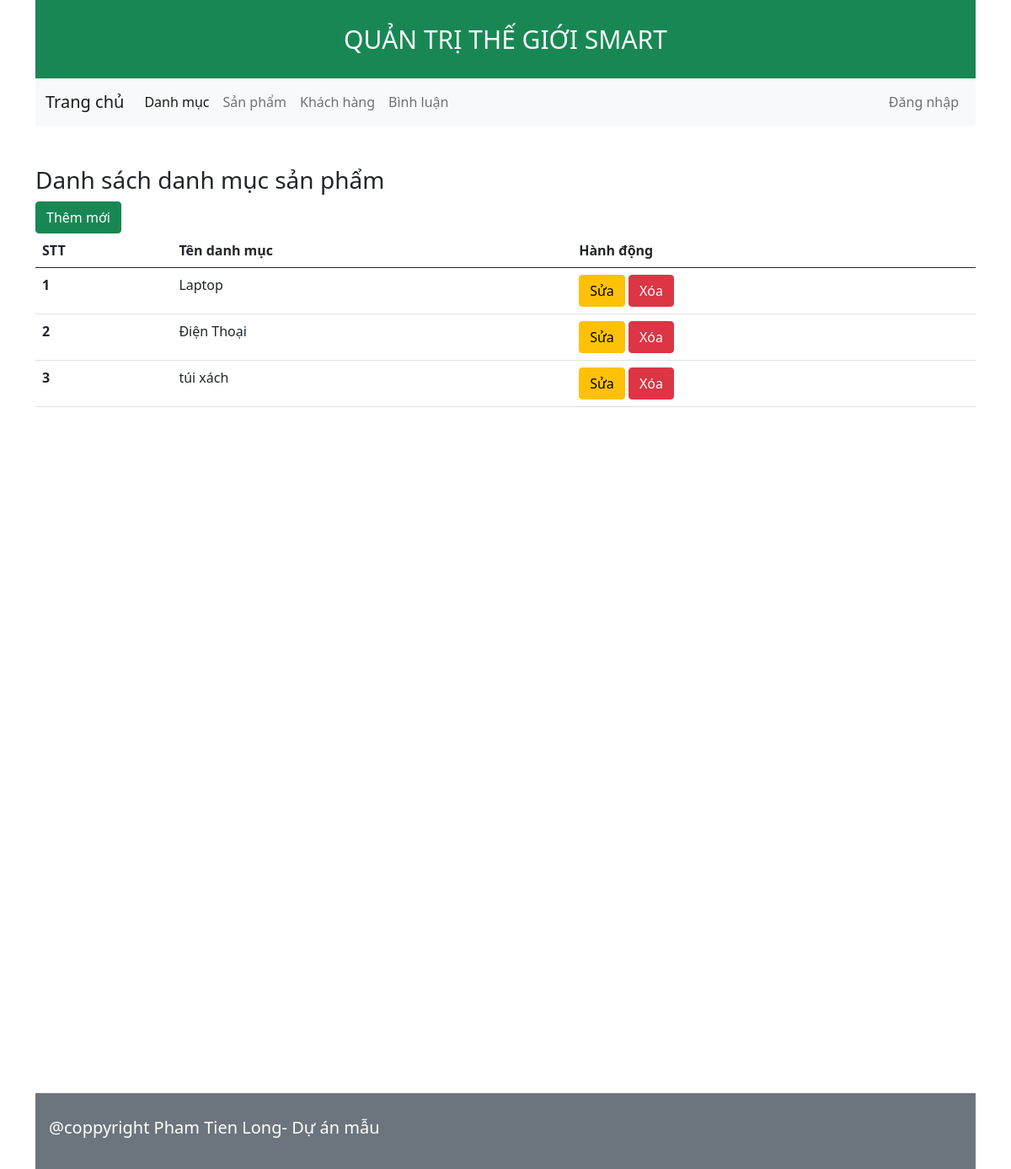
The page /admin/index.php?act=dsdm on the database its author committed.
### tables this page shows
CREATE TABLE `danhmuc` (
  `id` int(11) NOT NULL,
  `name` varchar(255) NOT NULL
);

### model/pdo.php (called while the page is built, shortened)
<?php
function pdo_get_connection(){
    $servername = "localhost";
    $username = "root";
    $password = "";
    try {
        $conn = new PDO("mysql:host=$servername;dbname=duanmau2023", $username, $password);
        $conn->setAttribute(PDO::ATTR_ERRMODE, PDO::ERRMODE_EXCEPTION);
        return $conn;
    } catch(PDOException $e) {
        echo "Connection failed: " . $e->getMessage();
    }
}
function pdo_query($sql){
    $sql_args=array_slice(func_get_args(),1);
    try{
        $conn=pdo_get_connection();
        $stmt=$conn->prepare($sql);
        $stmt->execute($sql_args);
        $rows=$stmt->fetchAll();
        return $rows;
    }
    catch(PDOException $e){
        throw $e;
    }
    finally{
        unset($conn);
    }
}
?>

### model/danhmuc.php (called while the page is built, shortened)
<?php
    function danhsach_danhmuc(){
        $sql = "select * from danhmuc";
        $result = pdo_query($sql);
        return $result;
    }
?>

### admin/danhmuc/list-danhmuc.php (the view, shortened to what this page needs)
<div class="container-fluild">
    <h3>Danh sách danh mục sản phẩm</h3>
    <a href="?act=adddm" class="btn btn-success">Thêm mới</a>
    <table class="table">
        <thead>
            <tr>
                <th scope="col">STT</th>
                <th scope="col">Tên danh mục</th>
                <th scope="col">Hành động</th>
            </tr>
        </thead>
        <tbody>
            <?php foreach($dsdm as $key => $value): ?>
            <tr>
                <th scope="row">
                    <?php echo $key + 1; ?>
                </th>
                <td>
                    <?php echo $value['name']; ?>
                </td>
                <td>
                    <a href="?act=editdm&iddm=<?php echo $value['id']; ?>" class="btn btn-warning">Sửa</a>
                    <button class="btn btn-danger" data-bs-id="<?php echo $value['id']; ?>" data-bs-toggle="modal"
                        data-bs-target="#modalDelete">
                        Xóa
                    </button>
                </td>
            </tr>
            <?php endforeach; ?>
        </tbody>
    </table>
</div>

### assets/css/admin.css (style rules this page uses)
* { margin: 0; padding: 0; box-sizing: border-box; }

### rows shown on the page
danhmuc: name "Laptop"
danhmuc: name "Điện Thoại"
danhmuc: name "túi xách"
